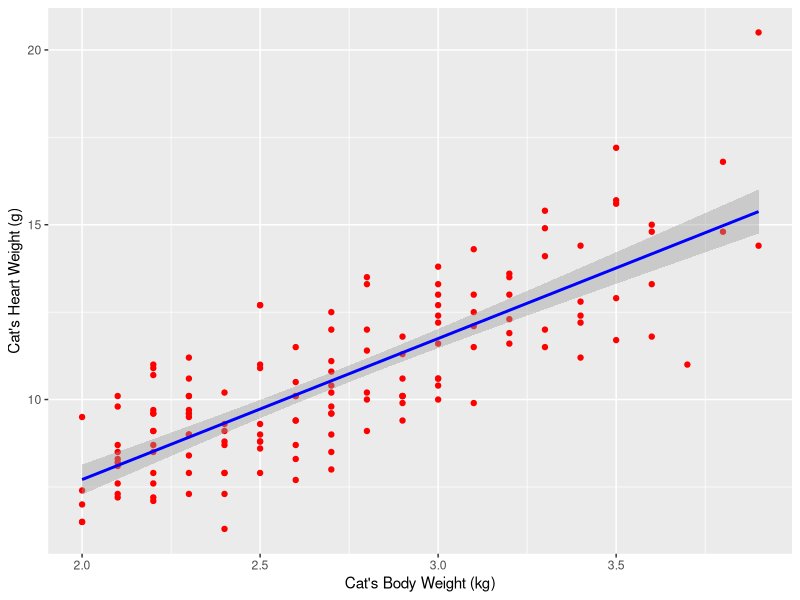
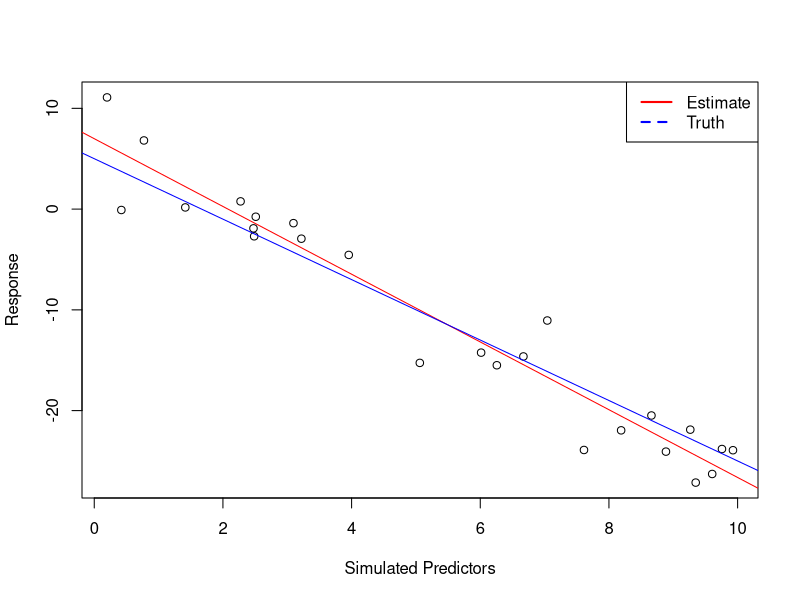
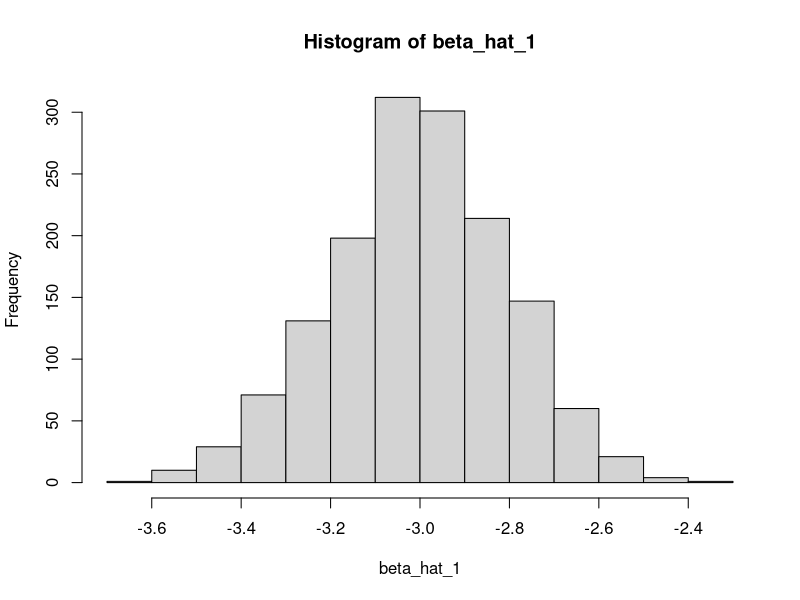
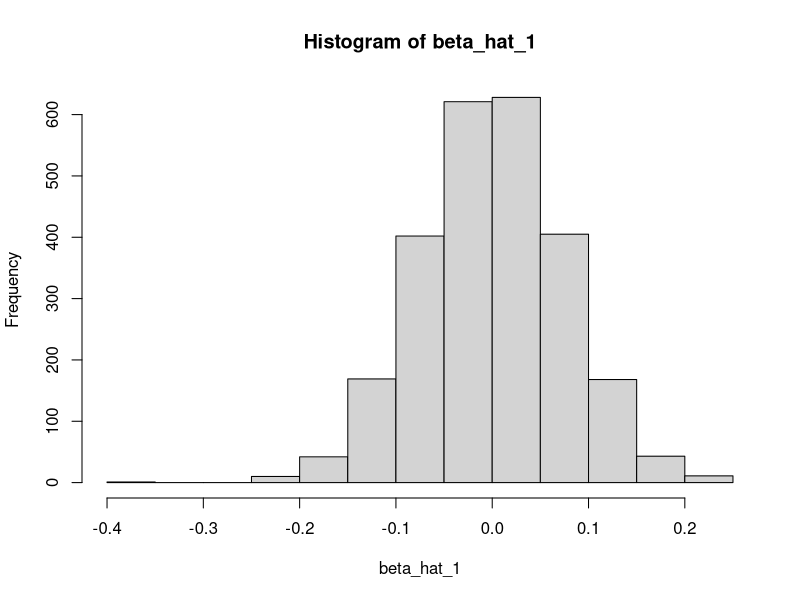
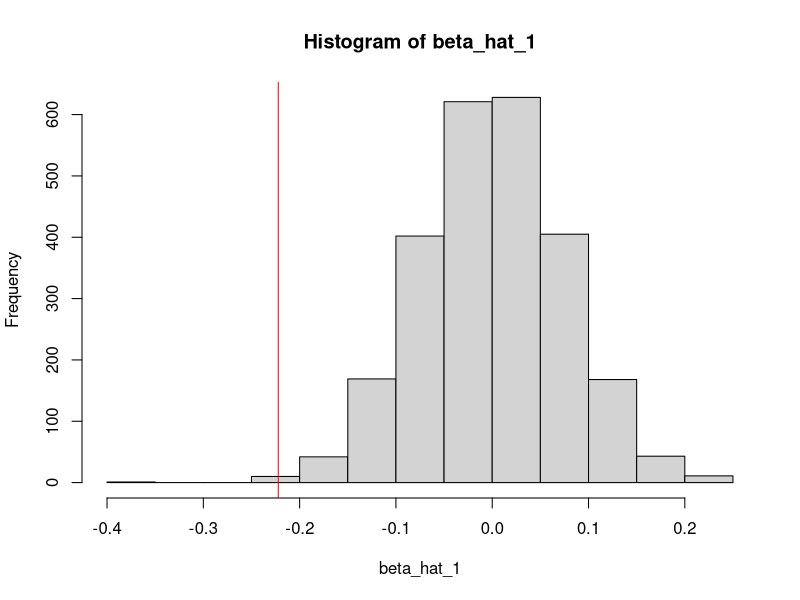

R code for these plots, in order:
## ---- chunk 1
library(MASS)
## ---- chunk 2
cat_model = lm(Hwt ~ Bwt, data=cats)
summary(cat_model)
## ---- chunk 3
cat_model$coefficients
## ---- chunk 4
predict(cat_model, newdata=data.frame(Bwt = 2.7))
## ---- chunk 5
predict(cat_model, newdata=data.frame(Bwt = 4.4))
## ---- chunk 6
library(ggplot2)

ggplot(data=cats, aes(x=Bwt,y=Hwt)) +
  geom_point(color = 'red') +
  labs(x = "Cat's Body Weight (kg)", y = "Cat's Heart Weight (g)") +
  geom_smooth(method="lm", col="blue")
## ---- chunk 7
summary(cat_model)$r.squared
## ---- chunk 8
get_sd_est = function(fitted_vals, actual_vals, mle=FALSE) {
  if (mle){
    sqrt((1/length(actual_vals)) * sum((actual_vals - fitted_vals)^2))
  } else {
    sqrt((1/(length(actual_vals)-2)) * sum((actual_vals - fitted_vals)^2))
  }
}
## ---- chunk 9
actual_values = cats$Hwt
fitted_values = predict(cat_model, newdata = cats)

get_sd_est(fitted_vals = fitted_values, actual_vals = actual_values)
## ---- chunk 10
get_sd_est(fitted_vals = fitted_values, actual_vals = actual_values, mle = TRUE)
## ---- chunk 11
summary(cat_model)$sigma
## ---- chunk 12
birthday = 19951015
set.seed(birthday)
## ---- chunk 13
x = runif(n = 25, 0, 10)
## ---- chunk 14
n_obs = 25
beta_0 = 5
beta_1 = -3
sigma = sqrt(10.24)

sim_slr = function(x, beta_0 = 10, beta_1 = 5, sigma = 1) {
  n = length(x)
  epsilon = rnorm(n, mean = 0, sd = sigma)
  y = beta_0 + beta_1 * x + epsilon
  data.frame(predictor = x, response = y)
}

xy_predicted_pairs = sim_slr(x, beta_0=beta_0, beta_1=beta_1, sigma=sigma)
xy_predicted_pairs
## ---- chunk 15
model = lm(response ~ predictor, data=xy_predicted_pairs)

summary(model)
## ---- chunk 16
plot(response ~ predictor, data=xy_predicted_pairs,
     xlab = "Simulated Predictors",
     ylab = "Response")
abline(model, col="red")
abline(beta_0, beta_1, col="blue")
legend("topright", c("Estimate", "Truth"), col = c("red", "blue"), lty = c(1,2), lwd = 2)
## ---- chunk 17
beta_hat_1 = c()
for (i in 1:1500){
  xy_predicted_pairs = sim_slr(x, beta_0=beta_0, beta_1=beta_1, sigma=sigma)
  model = lm(response ~ predictor, data=xy_predicted_pairs)
  beta_hat_1[i] = coef(model)[2]
}
## ---- chunk 18
mean(beta_hat_1)
sd(beta_hat_1)
## ---- chunk 19
hist(beta_hat_1)
## ---- chunk 20
birthday = 19951015
set.seed(birthday)
## ---- chunk 21
x = runif(n = 75, 0, 10)
## ---- chunk 22
n_obs = 75
beta_0 = 3
beta_1 = 0
sigma = sqrt(4)

beta_hat_1 = c()
for (i in 1:2500){
  xy_predicted_pairs = sim_slr(x, beta_0=beta_0, beta_1=beta_1, sigma=sigma)
  model = lm(response ~ predictor, data=xy_predicted_pairs)
  beta_hat_1[i] = coef(model)[2]
}
## ---- chunk 23
hist(beta_hat_1)
## ---- chunk 24
library(readr)
skeptics = read_csv('skeptic.csv')

skeptics_model = lm(response ~ predictor, data=skeptics)

beta_1 = coef(skeptics_model)[2]
beta_1
## ---- chunk 25
hist(beta_hat_1)
abline(v=beta_1, col="red")
## ---- chunk 26
prop_smaller = length(beta_hat_1[beta_hat_1 < beta_1]) / length(beta_hat_1)
prop_smaller
prop_smaller * 2
## ---- chunk 27
data(Ozone, package = "mlbench")
Ozone = Ozone[, c(4, 6, 7, 8)]
colnames(Ozone) = c("ozone", "wind", "humidity", "temp")
Ozone = Ozone[complete.cases(Ozone), ]
## ---- chunk 28
library(kableExtra)

wind_model = lm(ozone ~ wind, data=Ozone)
humidity_model = lm(ozone ~ humidity, data=Ozone)
temp_model = lm(ozone ~ temp, data=Ozone)

find_rmse = function(actual, predicted){
  sqrt((1/length(actual)) * sum((actual - predicted)^2))
}

df = data.frame(
  name = c("Wind Model", "Humidity Model", "Temperature Model"),
  rmse = c(
    find_rmse(actual = Ozone$ozone, predicted = predict(wind_model, newdata = Ozone)),
    find_rmse(actual = Ozone$ozone, predicted = predict(humidity_model, newdata = Ozone)),
    find_rmse(actual = Ozone$ozone, predicted = predict(temp_model, newdata = Ozone))
  ),
  r_squared = c(
    summary(wind_model)$r.squared,
    summary(humidity_model)$r.squared,
    summary(temp_model)$r.squared
  )
)

kable(df) %>%
  kable_styling()
